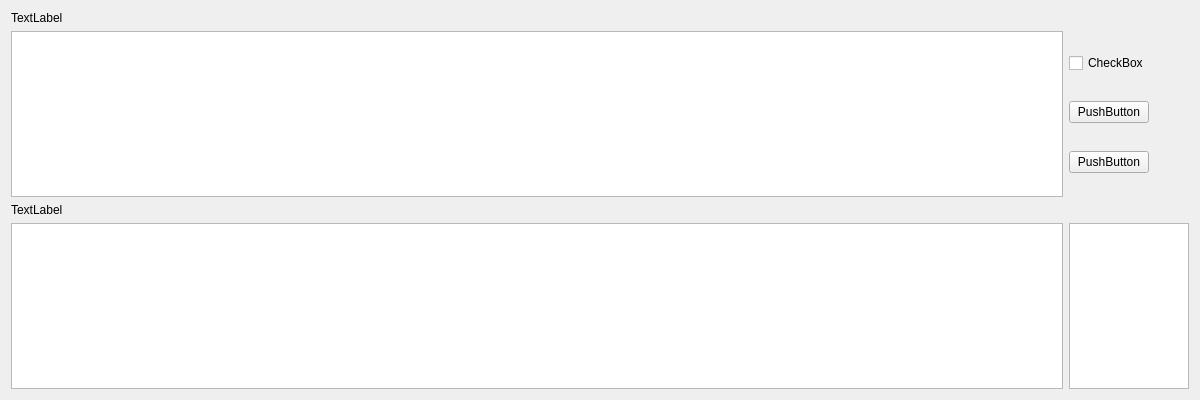
<?xml version="1.0" encoding="UTF-8"?>
<ui version="4.0">
 <class>CiBaTran</class>
 <widget class="QWidget" name="CiBaTran">
  <property name="geometry">
   <rect>
    <x>0</x>
    <y>0</y>
    <width>1200</width>
    <height>400</height>
   </rect>
  </property>
  <property name="sizePolicy">
   <sizepolicy hsizetype="Preferred" vsizetype="Preferred">
    <horstretch>0</horstretch>
    <verstretch>0</verstretch>
   </sizepolicy>
  </property>
  <property name="windowTitle">
   <string>Form</string>
  </property>
  <layout class="QGridLayout" name="gridLayout_2">
   <item row="0" column="0">
    <layout class="QGridLayout" name="gridLayout">
     <item row="2" column="0">
      <widget class="QTextEdit" name="textEdit_1">
       <property name="font">
        <font>
         <pointsize>14</pointsize>
        </font>
       </property>
      </widget>
     </item>
     <item row="6" column="0">
      <widget class="QTextEdit" name="textEdit_2">
       <property name="font">
        <font>
         <pointsize>14</pointsize>
        </font>
       </property>
      </widget>
     </item>
     <item row="5" column="0">
      <widget class="QLabel" name="label_2">
       <property name="text">
        <string>TextLabel</string>
       </property>
      </widget>
     </item>
     <item row="2" column="1">
      <layout class="QVBoxLayout" name="verticalLayout_1">
       <item>
        <widget class="QCheckBox" name="checkBox">
         <property name="text">
          <string>CheckBox</string>
         </property>
        </widget>
       </item>
       <item>
        <widget class="QPushButton" name="pushButton">
         <property name="sizePolicy">
          <sizepolicy hsizetype="Minimum" vsizetype="Fixed">
           <horstretch>0</horstretch>
           <verstretch>0</verstretch>
          </sizepolicy>
         </property>
         <property name="maximumSize">
          <size>
           <width>80</width>
           <height>16777215</height>
          </size>
         </property>
         <property name="text">
          <string>PushButton</string>
         </property>
        </widget>
       </item>
       <item>
        <widget class="QPushButton" name="pushButton_2">
         <property name="maximumSize">
          <size>
           <width>80</width>
           <height>16777215</height>
          </size>
         </property>
         <property name="text">
          <string>PushButton</string>
         </property>
        </widget>
       </item>
      </layout>
     </item>
     <item row="6" column="1">
      <widget class="QTextEdit" name="textEdit_3">
       <property name="maximumSize">
        <size>
         <width>120</width>
         <height>16777215</height>
        </size>
       </property>
       <property name="font">
        <font>
         <pointsize>14</pointsize>
        </font>
       </property>
      </widget>
     </item>
     <item row="1" column="0">
      <widget class="QLabel" name="label">
       <property name="text">
        <string>TextLabel</string>
       </property>
      </widget>
     </item>
    </layout>
   </item>
  </layout>
 </widget>
 <resources/>
 <connections/>
</ui>
